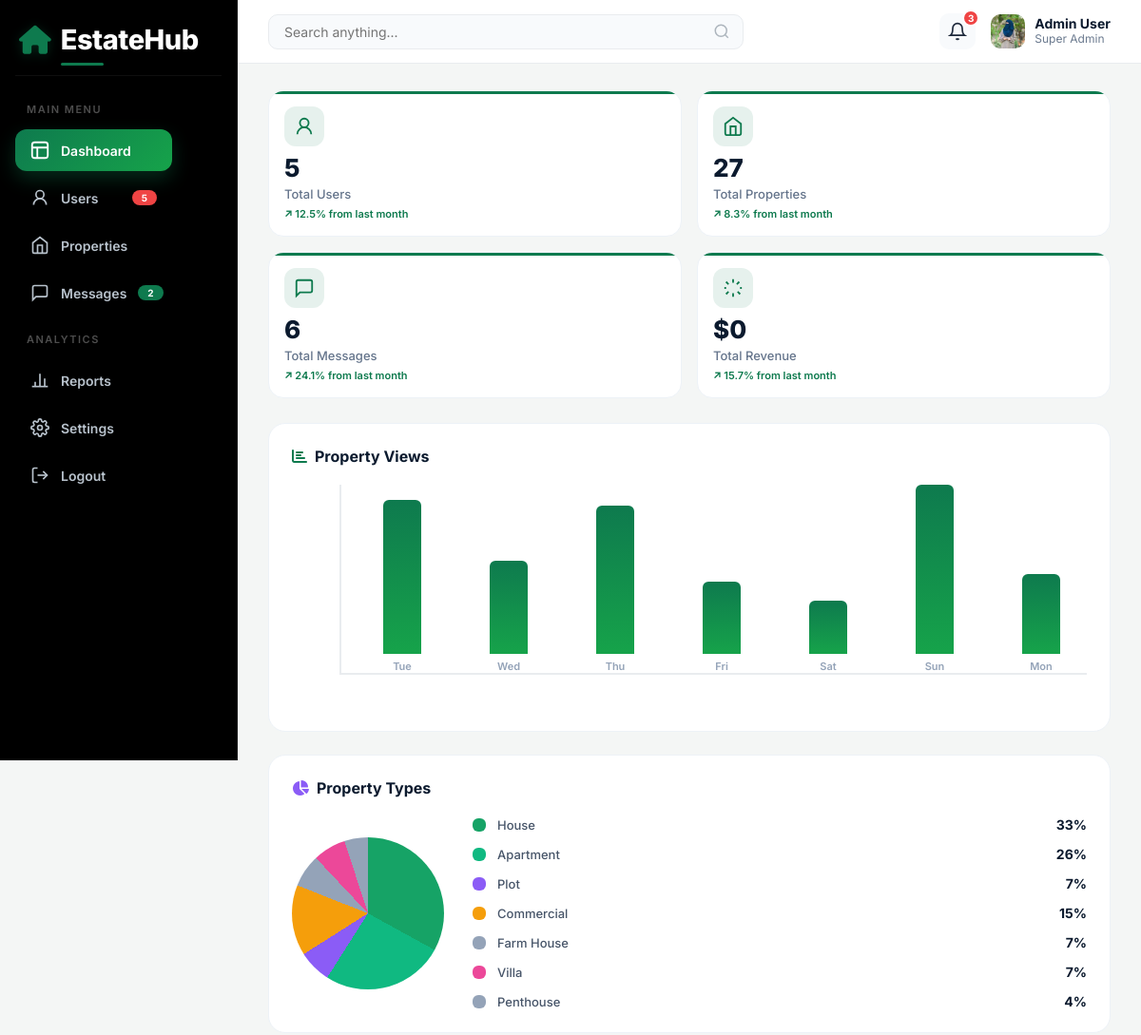
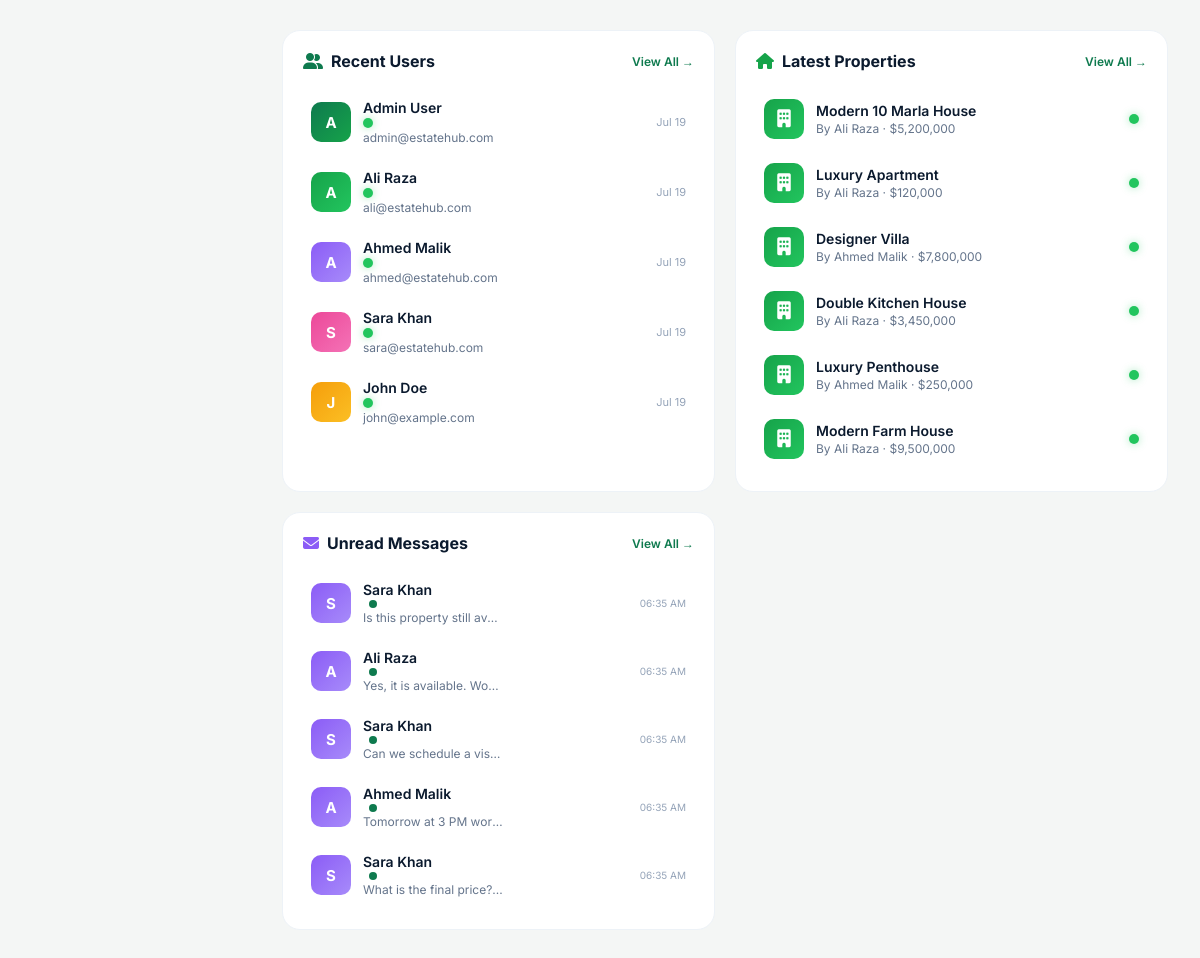
/admin/index.php (signed in), run on the app's committed database (2 pictures, top to bottom).
### tables this page shows
CREATE TABLE users (
    id INT AUTO_INCREMENT PRIMARY KEY,
    full_name VARCHAR(100) NOT NULL,
    email VARCHAR(100) UNIQUE NOT NULL,
    password VARCHAR(255) NOT NULL,
    phone VARCHAR(20),
    profile_pic VARCHAR(255) DEFAULT NULL,
    bio TEXT,
    user_type ENUM('admin', 'seller', 'user') DEFAULT 'user',
    status ENUM('active', 'inactive', 'banned') DEFAULT 'active',
    created_at TIMESTAMP DEFAULT CURRENT_TIMESTAMP,
    updated_at TIMESTAMP DEFAULT CURRENT_TIMESTAMP ON UPDATE CURRENT_TIMESTAMP
);

CREATE TABLE properties (
    id INT AUTO_INCREMENT PRIMARY KEY,
    user_id INT NOT NULL,
    title VARCHAR(255) NOT NULL,
    description TEXT,
    property_type ENUM('House','Apartment','Plot','Commercial','Farm House','Portion','Villa','Penthouse') DEFAULT 'House',
    purpose ENUM('Sale','Rent') DEFAULT 'Sale',
    price DECIMAL(15,2) NOT NULL,
    location VARCHAR(255) NOT NULL,
    city VARCHAR(100) NOT NULL,
    area_size VARCHAR(50),
    bedrooms INT DEFAULT 0,
    bathrooms INT DEFAULT 0,
    image_main VARCHAR(255),
    images TEXT,
    status ENUM('Active','Pending','Sold','Rented') DEFAULT 'Active',
    views INT DEFAULT 0,
    featured BOOLEAN DEFAULT FALSE,
    created_at TIMESTAMP DEFAULT CURRENT_TIMESTAMP,
    updated_at TIMESTAMP DEFAULT CURRENT_TIMESTAMP ON UPDATE CURRENT_TIMESTAMP,
    FOREIGN KEY (user_id) REFERENCES users(id) ON DELETE CASCADE
);

CREATE TABLE messages (
    id INT AUTO_INCREMENT PRIMARY KEY,
    sender_id INT NOT NULL,
    receiver_id INT NOT NULL,
    property_id INT,
    message TEXT NOT NULL,
    is_read BOOLEAN DEFAULT FALSE,
    created_at TIMESTAMP DEFAULT CURRENT_TIMESTAMP,
    FOREIGN KEY (sender_id) REFERENCES users(id) ON DELETE CASCADE,
    FOREIGN KEY (receiver_id) REFERENCES users(id) ON DELETE CASCADE,
    FOREIGN KEY (property_id) REFERENCES properties(id) ON DELETE SET NULL
);

### admin/index.php (the view, shortened to what the rows shown need)
<?php
require_once __DIR__ . '/../includes/config.php';
$recent_users = mysqli_query($conn,
    "SELECT id, full_name, email, user_type, status, created_at
     FROM users ORDER BY created_at DESC LIMIT 6"
);
$recent_props = mysqli_query($conn,
    "SELECT p.id, p.title, p.price, p.status, p.created_at, u.full_name as owner
     FROM properties p
     JOIN users u ON p.user_id = u.id
     ORDER BY p.created_at DESC LIMIT 6"
);
$recent_msgs = mysqli_query($conn,
    "SELECT m.id, m.message, m.is_read, m.created_at, u.full_name as sender, u.email as sender_email
     FROM messages m
     JOIN users u ON m.sender_id = u.id
     ORDER BY m.created_at DESC LIMIT 5"
);
?>
<!DOCTYPE html>
<html lang="en">
<head>
    <link rel="stylesheet" href="https://cdnjs.cloudflare.com/ajax/libs/font-awesome/6.5.1/css/all.min.css">
</head>
<body>
<div class="dashboard-wrapper">
    <div class="main-content">
        <div class="content-inner">
            <div class="charts-row">
                <div class="chart-card">
                    <div class="chart-card-header">
                        <h2><i class="fas fa-chart-bar" style="color:#0E7A4E; margin-right:8px;"></i>Property Views</h2>
                    </div>
                </div>
                <div class="chart-card">
                    <div class="chart-card-header">
                        <h2><i class="fas fa-chart-pie" style="color:#8b5cf6; margin-right:8px;"></i>Property Types</h2>
                    </div>
                </div>
            </div>
            <div class="bottom-row">
                <div class="data-card">
                    <div class="data-card-header">
                        <h2><i class="fas fa-user-friends" style="color:#0E7A4E; margin-right:8px;"></i>Recent Users</h2>
                    </div>
                    <div class="data-list">
                        <?php
                        $avatar_colors = ['avatar-blue', 'avatar-green', 'avatar-purple', 'avatar-pink', 'avatar-amber', 'avatar-cyan'];
                        if ($recent_users && mysqli_num_rows($recent_users) > 0):
                            $i = 0;
                            while ($user = mysqli_fetch_assoc($recent_users)):
                                $initials = strtoupper(substr($user['full_name'] ?? 'U', 0, 1));
                        ?>
                            <div class="data-list-item">
                                <div class="data-user-info">
                                    <div class="data-user-avatar <?php echo $avatar_colors[$i % 6]; ?>"><?php echo $initials; ?></div>
                                    <div class="data-user-details">
                                        <h4>
                                            <?php echo htmlspecialchars($user['full_name']); ?>
                                            <span class="status-indicator <?php echo ($user['status'] ?? '') == 'active' ? 'status-active' : 'status-pending'; ?>"></span>
                                        </h4>
                                        <span><?php echo htmlspecialchars($user['email'] ?? ''); ?></span>
                                    </div>
                                </div>
                                <span style="font-size:11px; color:#94a3b8;"><?php echo date('M d', strtotime($user['created_at'] ?? 'now')); ?></span>
                            </div>
                        <?php
                            $i++;
                            endwhile;
                        else:
                        ?>
                            <div style="padding:20px; text-align:center; color:#94a3b8;">No users yet</div>
                        <?php endif; ?>
                    </div>
                </div>
                <div class="data-card">
                    <div class="data-card-header">
                        <h2><i class="fas fa-home" style="color:#16a34a; margin-right:8px;"></i>Latest Properties</h2>
                    </div>
                    <div class="data-list">
                        <?php if ($recent_props && mysqli_num_rows($recent_props) > 0): ?>
                            <?php while ($prop = mysqli_fetch_assoc($recent_props)): ?>
                                <div class="data-list-item">
                                    <div class="data-user-info">
                                        <div class="data-user-avatar avatar-green" style="font-size:18px;">
                                            <i class="fas fa-building"></i>
                                        </div>
                                        <div class="data-user-details">
                                            <h4><?php echo htmlspecialchars($prop['title']); ?></h4>
                                            <span>By <?php echo htmlspecialchars($prop['owner'] ?? 'N/A'); ?> · $<?php echo number_format($prop['price'] ?? 0); ?></span>
                                        </div>
                                    </div>
                                    <span class="status-indicator <?php echo strtolower($prop['status'] ?? '') == 'active' ? 'status-active' : 'status-pending'; ?>"></span>
                                </div>
                            <?php endwhile; ?>
                        <?php else: ?>
                            <div style="padding:20px; text-align:center; color:#94a3b8;">No properties yet</div>
                        <?php endif; ?>
                    </div>
                </div>
                <div class="data-card">
                    <div class="data-card-header">
                        <h2><i class="fas fa-envelope" style="color:#8b5cf6; margin-right:8px;"></i>Unread Messages</h2>
                    </div>
                    <div class="data-list">
                        <?php if ($recent_msgs && mysqli_num_rows($recent_msgs) > 0): ?>
                            <?php while ($msg = mysqli_fetch_assoc($recent_msgs)): ?>
                                <div class="data-list-item">
                                    <div class="data-user-info">
                                        <div class="data-user-avatar avatar-purple"><?php echo strtoupper(substr($msg['sender'] ?? 'U', 0, 1)); ?></div>
                                        <div class="data-user-details">
                                            <h4><?php echo htmlspecialchars($msg['sender']); ?> <span class="unread-dot"></span></h4>
                                            <span class="message-preview"><?php echo htmlspecialchars(substr($msg['message'] ?? '', 0, 35)); ?>...</span>
                                        </div>
                                    </div>
                                    <span style="font-size:10px; color:#94a3b8;"><?php echo date('h:i A', strtotime($msg['created_at'] ?? 'now')); ?></span>
                                </div>
                            <?php endwhile; ?>
                        <?php else: ?>
                            <div style="padding:20px; text-align:center; color:#94a3b8;">No messages yet</div>
                        <?php endif; ?>
                    </div>
                </div>
            </div>
        </div>
    </div>
</div>
</body>
</html>

### data on the page
users: full_name "A", full_name "Admin User", email "admin@estatehub.com", created_at "Jul 19"
users: full_name "A", full_name "Ali Raza", email "ali@estatehub.com", created_at "Jul 19"
users: full_name "A", full_name "Ahmed Malik", email "ahmed@estatehub.com", created_at "Jul 19"
users: full_name "S", full_name "Sara Khan", email "sara@estatehub.com", created_at "Jul 19"
users: full_name "J", full_name "John Doe", email "john@example.com", created_at "Jul 19"
properties: title "Modern 10 Marla House", user.full_name "Ali Raza", price "5,200,000"
properties: title "Luxury Apartment", user.full_name "Ali Raza", price "120,000"
properties: title "Designer Villa", user.full_name "Ahmed Malik", price "7,800,000"
properties: title "Double Kitchen House", user.full_name "Ali Raza", price "3,450,000"
properties: title "Luxury Penthouse", user.full_name "Ahmed Malik", price "250,000"
properties: title "Modern Farm House", user.full_name "Ali Raza", price "9,500,000"
messages: sender.full_name "S", sender.full_name "Sara Khan", message "Is this property still av…", created_at "06:35 AM"
messages: sender.full_name "A", sender.full_name "Ali Raza", message "Yes, it is available. Wo…", created_at "06:35 AM"
messages: sender.full_name "S", sender.full_name "Sara Khan", message "Can we schedule a vis…", created_at "06:35 AM"
messages: sender.full_name "A", sender.full_name "Ahmed Malik", message "Tomorrow at 3 PM wor…", created_at "06:35 AM"
messages: sender.full_name "S", sender.full_name "Sara Khan", message "What is the final price?", created_at "06:35 AM"

### other printed values
$total_users "5"
$unread_msgs "2"
$_SESSION['user_name'] "Admin User"
$total_properties "27"
$total_messages "6"
$total_revenue "0"
$chart_labels[$i] "Tue"
$chart_labels[$i] "Wed"
$chart_labels[$i] "Thu"
$chart_labels[$i] "Fri"
$chart_labels[$i] "Sat"
$chart_labels[$i] "Sun"
$chart_labels[$i] "Mon"
$type "House"
$pct "33"
